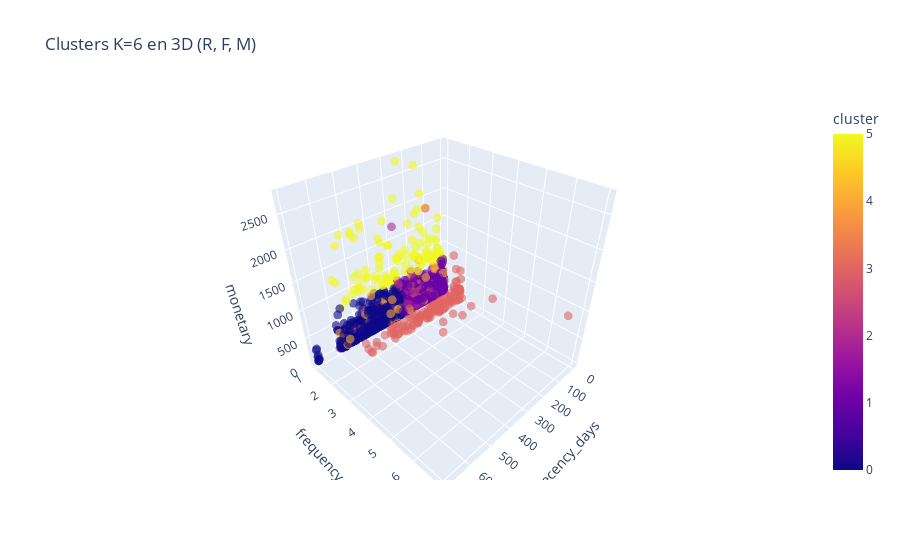

Notebook cell for this chart:
### Code cell
import numpy as np
import plotly.express as px

rfmk6 = pd.read_csv("olist_customers_segments_k6.csv", index_col=0)

# Option : log pour mieux voir
rfmk6["monetary_log"] = np.log1p(rfmk6["monetary"])

# Sous-échantillon pour la visu
max_points = 5000
rng = np.random.RandomState(42)
idx = rng.choice(len(rfmk6), size=min(max_points, len(rfmk6)), replace=False)

df_sub = rfmk6.iloc[idx]

fig = px.scatter_3d(
    df_sub,
    x="recency_days",
    y="frequency",
    z="monetary",  
    color="cluster",
    opacity=0.6,
    title="Clusters K=6 en 3D (R, F, M)",
)

fig.update_traces(marker=dict(size=3))
fig.show()

### Figure 1 — Plotly figure (JSON) as saved in the notebook; plotly's stock layout.template omitted (floating-point values rounded to 4 significant figures; data arrays with more than 128 entries replaced by an {"elided": "..."} marker saying what was removed)
{"data": [{"hovertemplate": "recency_days=%{x}<br>frequency=%{y}<br>monetary=%{z}<br>cluster=%{marker.color}<extra></extra>", "legendgroup": "", "marker": {"color": {"elided": "5000 int values"}, "coloraxis": "coloraxis", "opacity": 0.6, "size": 3, "symbol": "circle"}, "mode": "markers", "name": "", "scene": "scene", "showlegend": false, "type": "scatter3d", "x": {"elided": "5000 int values"}, "y": {"elided": "5000 int values"}, "z": {"elided": "5000 float values"}}], "layout": {"coloraxis": {"colorbar": {"title": {"text": "cluster"}}, "colorscale": [[0, "#0d0887"], [0.1111, "#46039f"], [0.2222, "#7201a8"], [0.3333, "#9c179e"], [0.4444, "#bd3786"], [0.5556, "#d8576b"], [0.6667, "#ed7953"], [0.7778, "#fb9f3a"], [0.8889, "#fdca26"], [1, "#f0f921"]]}, "legend": {"tracegroupgap": 0}, "scene": {"domain": {"x": [0, 1], "y": [0, 1]}, "xaxis": {"title": {"text": "recency_days"}}, "yaxis": {"title": {"text": "frequency"}}, "zaxis": {"title": {"text": "monetary"}}}, "title": {"text": "Clusters K=6 en 3D (R, F, M)"}}}
